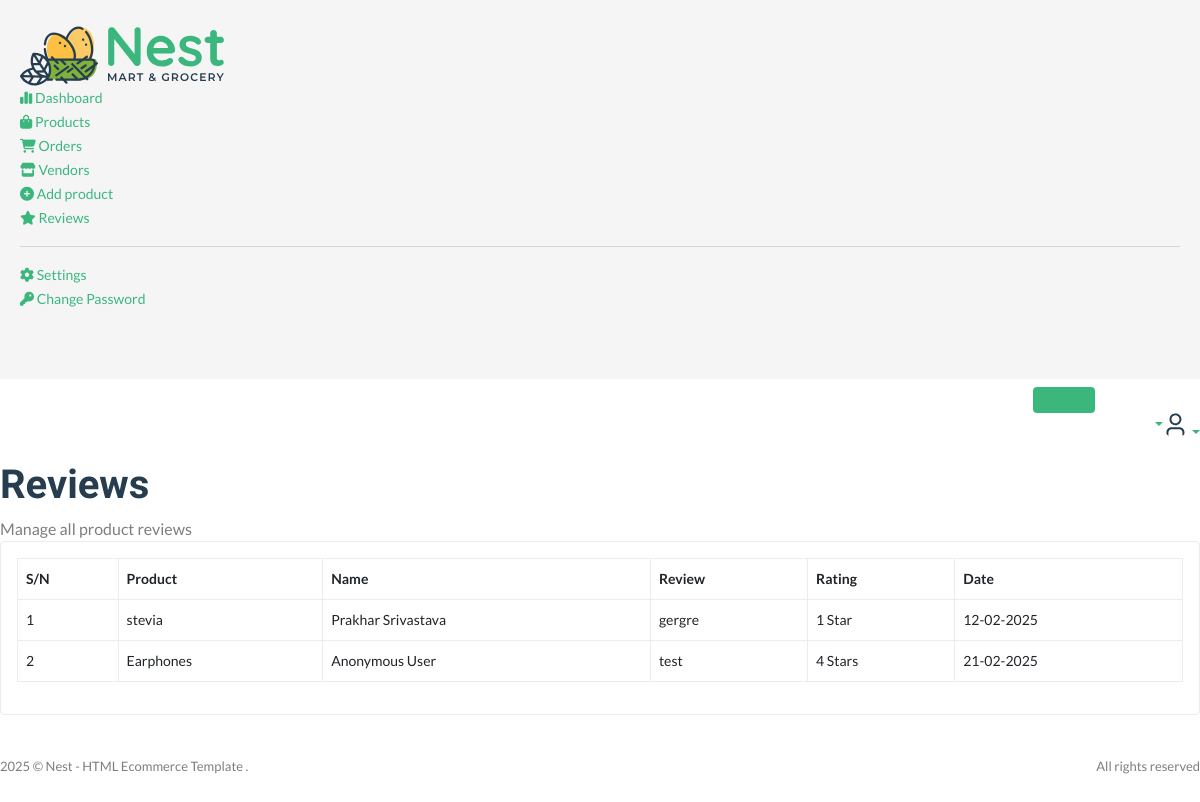
/useradmin/reviews/ (signed in), run on the app's committed database.
### core/models.py (models this page shows, shortened)
class ProductReview(models.Model):
    user=models.ForeignKey(User,on_delete=models.SET_NULL,null=True,related_name='reviews')
    product = models.ForeignKey(Product,on_delete=models.CASCADE, related_name='reviews')
    review = models.TextField()
    rating = models.IntegerField(choices=RATING,default=0)
    date = models.DateTimeField(auto_now_add=True)
    class Meta:
        verbose_name_plural = 'Product Review'

class Product(models.Model):
    pid = ShortUUIDField(max_length=20, length=10,unique=True,alphabet='abcdefghij1234567890')
    title = models.CharField(max_length=100,default='this is the prod title')
    vendor = models.ForeignKey(Vendor, on_delete=models.SET_NULL,null=True,related_name='products')
    image = models.ImageField(upload_to=user_directory_path,default='product.jpg')
    description = RichTextUploadingField(default='This is the product',null=True,blank=True)
    user = models.ForeignKey(User, on_delete=models.SET_NULL, null=True)
    category = models.ForeignKey(Category, on_delete=models.SET_NULL, null=True, related_name='products')
    price = models.DecimalField(max_digits=999999,decimal_places=2,default='1.99')
    old_price = models.DecimalField(max_digits=999999,decimal_places=2,default='1.99')
    specifications = RichTextUploadingField(null=True,blank=True)
    type= models.CharField(max_length=100,default='Organic',null=True,blank=True)
    mfd=models.DateTimeField(auto_now_add=False,null=True,blank=True)
    stock_count = models.CharField(max_length=100,default='10',null=True,blank=True)
    life=models.CharField(max_length=100,default='100 days',null=True,blank=True)
    tags = TaggableManager(blank=True)
    product_status= models.CharField(choices=STATUS,max_length=10,default="in_review")
    status = models.BooleanField(default=True)
    in_stock = models.BooleanField(default=True)
    featured = models.BooleanField(default=False)
    digital = models.BooleanField(default=False)
    sku = ShortUUIDField(max_length=10,length=4,unique=True,prefix='sku',alphabet='1234567890')
    date = models.DateTimeField(auto_now_add=True)
    updated = models.DateTimeField(null=True,blank=True)
    class Meta:
        verbose_name_plural = 'Products'

### userauths/models.py (models this page shows, shortened)
class Profile(models.Model):
    user=models.OneToOneField(User,on_delete=models.CASCADE,related_name='profile')
    image = models.ImageField(upload_to='image')
    full_name = models.CharField(max_length=100,null=True, blank=True)
    bio=models.CharField(max_length=200, blank=True, null=True)
    mobile = models.CharField(max_length=10)
    verified=models.BooleanField(default=False)

### useradmin/decorators.py (the view)
    def wrapper(request, *args, **kwargs):
        if request.user.is_superuser != True:
            messages.warning(request, 'You are not authorized to view this page')
            return redirect('userauths:sign-in')
        else:
            return view_func(request, *args, **kwargs)

### core/context_processor.py (called while the page is built)
def default(request):
    categories = Category.objects.all()
    products = Product.objects.all()
    vendors = Vendor.objects.all()
    min_max_price = Product.objects.aggregate(min_price=Min('price'),max_price=Max('price'))
    try:
          address = Address.objects.get(user=request.user)
    except:
         address=None
    try:
         wishlist = Wishlist.objects.filter(user=request.user)
    except:
          wishlist=None
          messages.warning(request,'You need to login before adding products to wishlist')
    return {
         'categories':categories,
         'address':address,
         'vendors':vendors,
         'min_max_price':min_max_price,
         'wishlist':wishlist
    }

### useradmin/views.py (called while the page is built)
@admin_required
def review_page_view(request):
    vendor = Vendor.objects.filter(user=request.user).first()
    products = Product.objects.filter(vendor=vendor)
    reviews = ProductReview.objects.filter(product__in=products)
    context={'products':products
             ,'reviews':reviews}
    return render(request,'useradmin/review-page.html',context)

### templates/useradmin/review-page.html
{%extends 'useradmin/base.html'%}
{%load static%}
{%block content%}
<section class="content-main">
    <div class="content-header">
        <div>
            <h2 class="content-title card-title">Reviews</h2>
            <p>Manage all product reviews</p>
        </div>
    </div>
    <div class="card mb-4">
        <div class="card-body">
            <div class="table-responsive">
                <table class="table table-hover">
                    <thead>
                        <tr>
                            <th>S/N</th>
                            <th>Product</th>
                            <th>Name</th>
                            <th>Review</th>
                            <th>Rating</th>
                            <th>Date</th>
                        </tr>
                    </thead>
                    <tbody>
                        {%for r in reviews%}
                        <tr>
                            <td>{{forloop.counter}}</td>
                            <td><b>{{r.product.title}}</b></td>
                            {%if r.user.profile.full_name%}
                            <td>{{r.user.profile.full_name|title}}</td>
                            {%else%}
                            <td>Anonymous User</td>
                            {%endif%}
                            <td>{{r.review}}</td>
                            <td>{{r.rating}} Star{{r.rating|pluralize}}</td>
                            <td>{{r.date|date:'d-m-Y'}}</td>
                        </tr>
                        {%endfor%}
                    </tbody>
                </table>
            </div>
        </div>
    </div>
</section>
{%endblock content%}

### data on the page
ProductReview: product "stevia", user.profile.full_name "Prakhar Srivastava", review "gergre", rating "1", date "12-02-2025"
ProductReview: product "Earphones", shows "Anonymous User", review "test", rating "4", date "21-02-2025"
